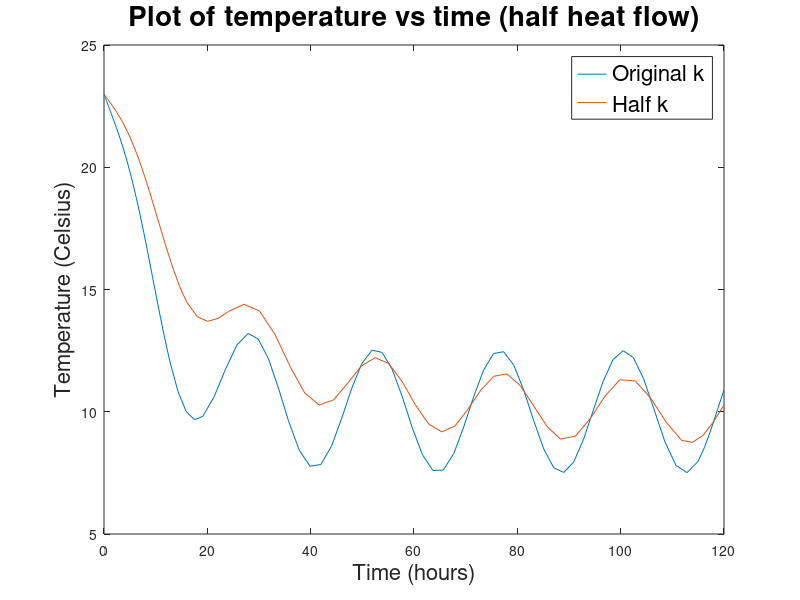

MATLAB code to generate this figure:
% Solution to garage temperature problem
close all;

k = 0.1;
Text = @(t) (10 + 7 *cos(pi/12*t));
f =@(t, T) -k*(T - Text(t));
T0  = 23;
tn = 24 * 5; % # of hours in 5 days

[t, y] = ode45(f, [0,tn], T0);
plot(t, y);
hold all;

title('Plot of temperature vs time', 'fontsize', 20);
xlabel('Time (hours)', 'fontsize', 16);
ylabel('Temperature (Celsius)', 'fontsize', 16);


%% *************** HALF HEAT FLOW **************
hold off;
k = k/2; % divide heat flow in half

% Re-define the DE, using the new k value
f =@(t, T) -k*(T - (10 + 7 *cos(pi/12*t)));

% Simulate the temperature from t=0..tn
[t2, y2] = ode45(f, [0,tn], T0);

% Plot the resulting graph of temp vs time
plot(t, y);
hold all;
plot(t2, y2);
legend({'Original k', 'Half k'}, 'fontsize', 16);

title('Plot of temperature vs time (half heat flow)', 'fontsize', 20);
xlabel('Time (hours)', 'fontsize', 16);
ylabel('Temperature (Celsius)', 'fontsize', 16);
